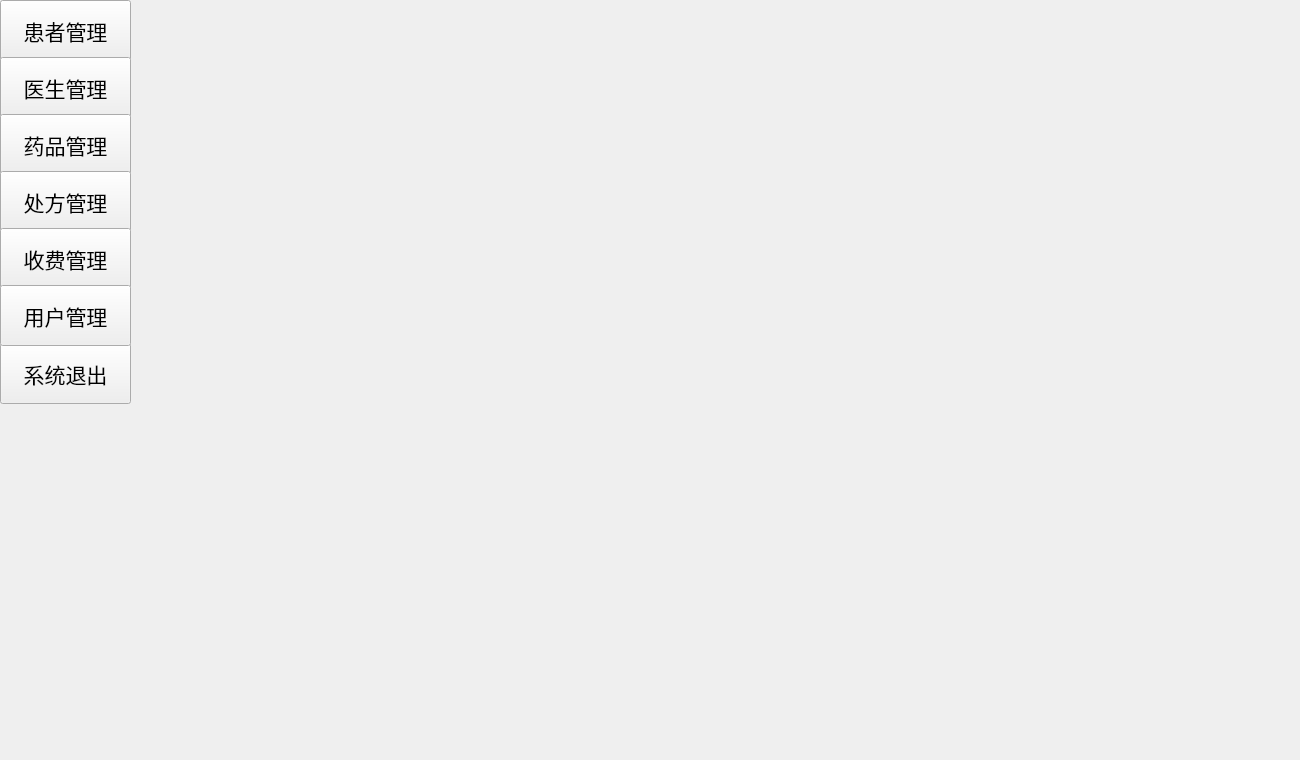
<?xml version="1.0" encoding="UTF-8"?>
<ui version="4.0">
 <class>Main1</class>
 <widget class="QWidget" name="Main1">
  <property name="geometry">
   <rect>
    <x>0</x>
    <y>0</y>
    <width>1300</width>
    <height>760</height>
   </rect>
  </property>
  <property name="windowTitle">
   <string>管理系统</string>
  </property>
  <widget class="QWidget" name="tool" native="true">
   <property name="geometry">
    <rect>
     <x>0</x>
     <y>0</y>
     <width>131</width>
     <height>631</height>
    </rect>
   </property>
   <property name="styleSheet">
    <string notr="true">font: 75 16pt
</string>
   </property>
   <widget class="QPushButton" name="patient">
    <property name="geometry">
     <rect>
      <x>0</x>
      <y>0</y>
      <width>131</width>
      <height>61</height>
     </rect>
    </property>
    <property name="text">
     <string>患者管理</string>
    </property>
   </widget>
   <widget class="QPushButton" name="doctor">
    <property name="geometry">
     <rect>
      <x>0</x>
      <y>57</y>
      <width>131</width>
      <height>61</height>
     </rect>
    </property>
    <property name="text">
     <string>医生管理</string>
    </property>
   </widget>
   <widget class="QPushButton" name="medicine">
    <property name="geometry">
     <rect>
      <x>0</x>
      <y>114</y>
      <width>131</width>
      <height>61</height>
     </rect>
    </property>
    <property name="text">
     <string>药品管理</string>
    </property>
   </widget>
   <widget class="QPushButton" name="recipe">
    <property name="geometry">
     <rect>
      <x>0</x>
      <y>171</y>
      <width>131</width>
      <height>61</height>
     </rect>
    </property>
    <property name="text">
     <string>处方管理</string>
    </property>
   </widget>
   <widget class="QPushButton" name="fee">
    <property name="geometry">
     <rect>
      <x>0</x>
      <y>228</y>
      <width>131</width>
      <height>61</height>
     </rect>
    </property>
    <property name="text">
     <string>收费管理</string>
    </property>
   </widget>
   <widget class="QPushButton" name="pushButton">
    <property name="geometry">
     <rect>
      <x>0</x>
      <y>343</y>
      <width>131</width>
      <height>61</height>
     </rect>
    </property>
    <property name="text">
     <string>系统退出</string>
    </property>
   </widget>
   <widget class="QPushButton" name="user">
    <property name="geometry">
     <rect>
      <x>0</x>
      <y>285</y>
      <width>131</width>
      <height>61</height>
     </rect>
    </property>
    <property name="text">
     <string>用户管理</string>
    </property>
   </widget>
  </widget>
  <widget class="QStackedWidget" name="stackedWidget">
   <property name="geometry">
    <rect>
     <x>139</x>
     <y>-1</y>
     <width>1300</width>
     <height>761</height>
    </rect>
   </property>
  </widget>
 </widget>
 <resources/>
 <connections/>
</ui>
